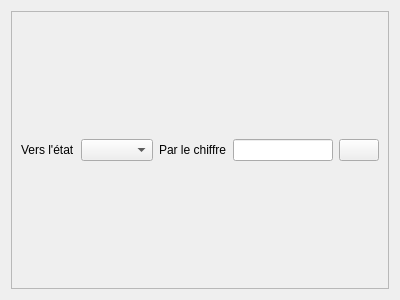
<?xml version="1.0" encoding="UTF-8"?>
<ui version="4.0">
 <class>choixPointe</class>
 <widget class="QWidget" name="choixPointe">
  <property name="geometry">
   <rect>
    <x>0</x>
    <y>0</y>
    <width>400</width>
    <height>300</height>
   </rect>
  </property>
  <property name="windowTitle">
   <string>Form</string>
  </property>
  <layout class="QVBoxLayout" name="verticalLayout_2">
   <item>
    <widget class="QFrame" name="Widget">
     <property name="frameShape">
      <enum>QFrame::StyledPanel</enum>
     </property>
     <property name="frameShadow">
      <enum>QFrame::Sunken</enum>
     </property>
     <layout class="QHBoxLayout" name="horizontalLayout">
      <item>
       <widget class="QLabel" name="label_3">
        <property name="text">
         <string>Vers l'état</string>
        </property>
       </widget>
      </item>
      <item>
       <widget class="QComboBox" name="lesChoix"/>
      </item>
      <item>
       <widget class="QLabel" name="label_4">
        <property name="text">
         <string>Par le chiffre</string>
        </property>
       </widget>
      </item>
      <item>
       <widget class="QLineEdit" name="lineEdit"/>
      </item>
      <item>
       <widget class="QPushButton" name="pushButton">
        <property name="text">
         <string/>
        </property>
        <property name="icon">
         <iconset resource="Images.qrc">
          <normaloff>:/new/prefix1/Images/Ajouter.jpg</normaloff>:/new/prefix1/Images/Ajouter.jpg</iconset>
        </property>
       </widget>
      </item>
     </layout>
    </widget>
   </item>
  </layout>
 </widget>
 <resources>
  <include location="Images.qrc"/>
 </resources>
 <connections/>
</ui>
